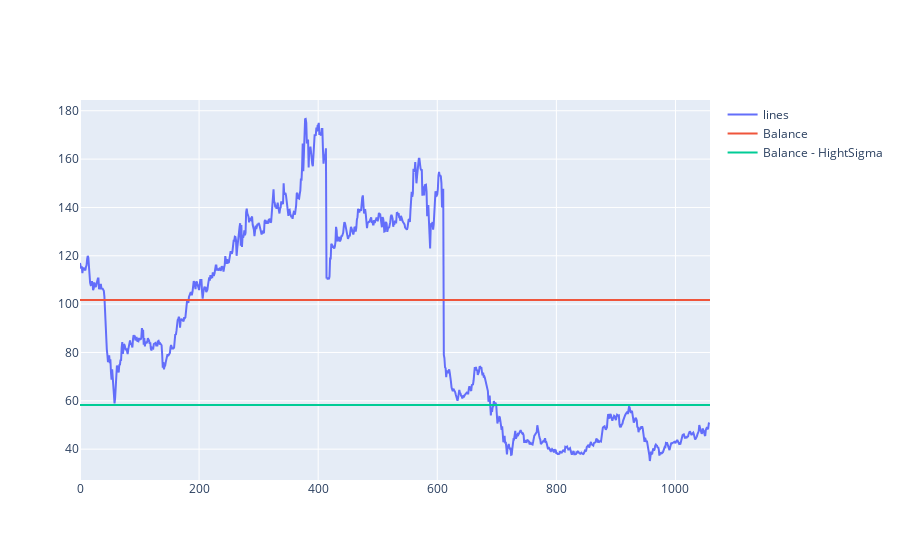

Here is the notebook cell this chart was saved with:
### Markdown cell above
# MWG

Công ty Cổ phần Đầu tư Thế Giới Di Động.

Co the tang 100% nhung rui ro cuc cao.

Thoi gian cho lau.

### Code cell
MWG = pd.read_csv('data/2024-03-28_MWG.csv')[::-1].reset_index(drop=True)

fig_mwg = go.Figure()

fig_mwg.add_trace(go.Scatter(y=MWG['VND'],
                    mode='lines',
                    name='lines'))

fig_mwg.add_trace(go.Scatter(x=[0, len(MWG)], y=[101.74	, 101.74],
                    mode='lines',
                    name='Balance'))

fig_mwg.add_trace(go.Scatter(x=[0, len(MWG)], y=[58.25	, 58.25],
                    mode='lines',
                    name='Balance - HightSigma'))

fig_mwg.show()

### Figure 1 — Plotly figure (JSON) as saved in the notebook; plotly's stock layout.template omitted (floating-point values rounded to 4 significant figures; data arrays with more than 128 entries replaced by an {"elided": "..."} marker saying what was removed)
{"data": [{"mode": "lines", "name": "lines", "type": "scatter", "y": {"elided": "1058 float values"}}, {"mode": "lines", "name": "Balance", "type": "scatter", "x": [0, 1058], "y": [101.7, 101.7]}, {"mode": "lines", "name": "Balance - HightSigma", "type": "scatter", "x": [0, 1058], "y": [58.25, 58.25]}], "layout": {}}
